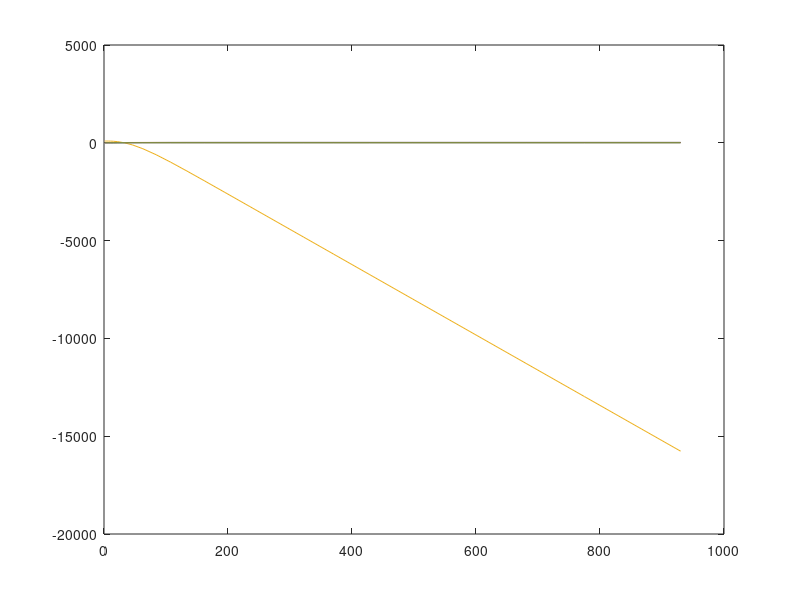

This figure's MATLAB source:
ax = 0.04;
ag = 0.03;
Kx = [20 10];
Kg = 0.1 * Kx;

figure;
f = @(t, z) [
    -ax * z(1) + ax*z(2);                   % eqn 17
    -ax * z(2) + Kx(1) * ax ;                % eqn 18 
    -z(1) + z(4);                           % eqn 14
    z(5);                                   % eqn 15
    -2*ag*z(5) - ag^2 * z(4) + Kg(1) * ag^2  % eqn 16
    ];
BG_u = ode45(f, 1:1:930, [0 0 90 0 0]);
plot(BG_u.x, BG_u.y)